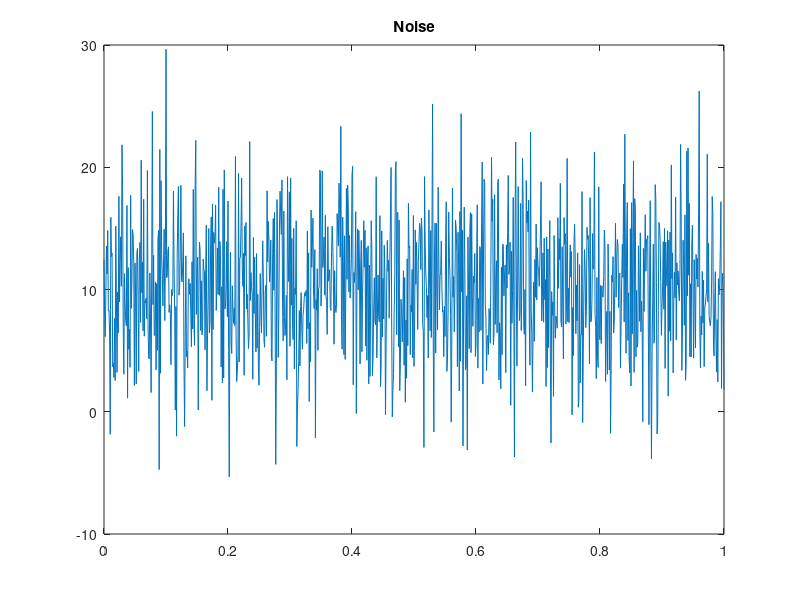

The MATLAB script that drew this image:
clc
clear all

fs = 1000;
t = 0:1/fs:1;

meanNoise1 = 10;
std_dev_noise1 = 5;

noise1 = meanNoise1 + std_dev_noise1 * randn(size(t));

%subplot(2,1,1)
plot(t,noise1);
title('Noise');